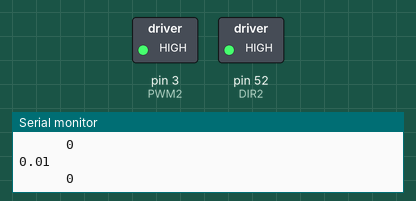
Bench run of a sketch on a simulated Arduino Mega 2560, built with avr-gcc and run on an emulated ATmega2560. Shown: switched loads named in the sketch (green lamp = pin HIGH), the last lines printed to the serial monitor.

Above: at 0.1 s.
At 2.4 s:
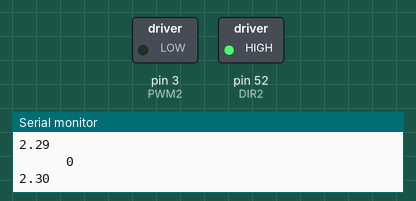
Timing chart, 0 to 3.9 s (numbered marks = the images above):
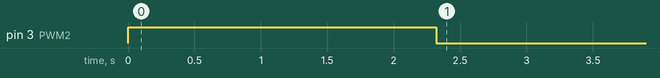

Measured:
- by itself, pin 3 (PWM2): LOW → HIGH at 0.00 s, → LOW 2.3 s later

The sketch:

motor_encoder_bear.ino
```cpp
#define channelA 22
#define channelB 23

#define DIR2 52
#define PWM2 3

int encoderCount;
int dir = 0;  // cw = 1; ccw = -1
int countA = 0;
int countB = 0;
int timePassed;
void setup() {
  Serial.begin(9600);

  pinMode (DIR2, OUTPUT);
  pinMode (PWM2, OUTPUT);
  pinMode (channelA, INPUT);
  pinMode (channelB, INPUT);
  digitalWrite(DIR2, HIGH);
  attachInterrupt(digitalPinToInterrupt(channelA), checkQuadA, RISING);
}

//find counts per second
void loop() {
  double timePassed = micros()/1e6;
  if(timePassed < 2.30769) {
    //Serial.print(digitalRead(encoderA));      // uncomment to see squarewave output
    Serial.print('\t');
    //Serial.print(digitalRead(encoderB));
    Serial.print('\t');
    //Serial.print(dir);
    Serial.print('\t');
    Serial.print(countA);
    Serial.print('\t');
    Serial.println();
    analogWrite(PWM2, 255);
    Serial.println(timePassed);
    Serial.println();
    double rps = revolutions(countA);
  } else {
    analogWrite(PWM2, 0);
  }

  //Serial.print(digitalRead(encoderA));      // uncomment to see squarewave output
//  Serial.print('\t');
//  //Serial.print(digitalRead(encoderB));
//  Serial.print('\t');
//  //Serial.print(dir);
//  Serial.print('\t');
//  Serial.print(countA);
//  Serial.print('\t');
//  Serial.println();
//  analogWrite(PWM2, 255);
//  Serial.println(timePassed);
//  Serial.println();
}

double revolutions(int count) {
  //encoder count per revolution (CPR) is equal to the (PPR * 4) i think this is wrong though
        //for the gobilda motor its 3895.9 PPR
  //encoder count was 11383 at 24 volts and after 10 seconds it turned 11.5 times
  //1348 1354 1347
  return count;
}
void checkDirection() {
  if(digitalRead(channelB) == HIGH) {
    dir = 1;
  } else {
    dir = -1;
  }
}

void checkQuadA() {
  checkDirection();
  countA += dir;
}
```
